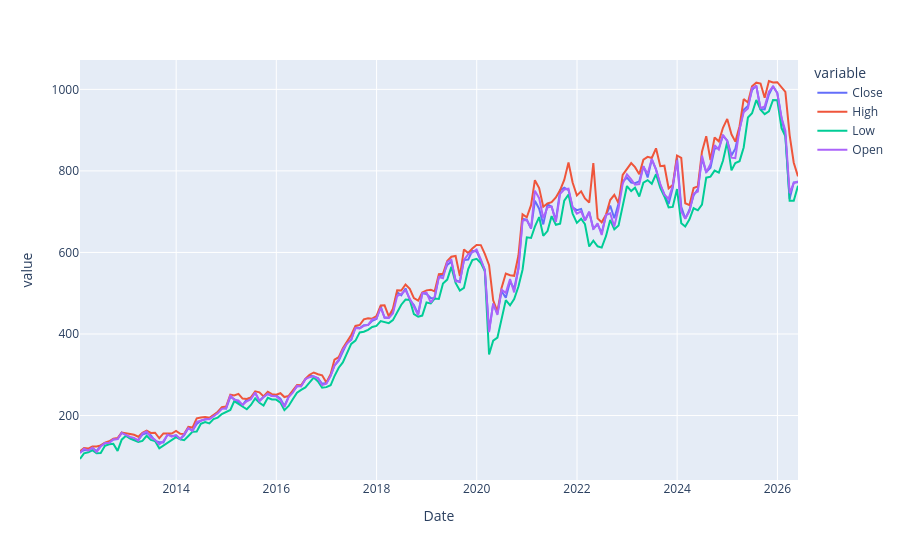

This figure's notebook cell:
### Code cell
monthly[['Close','High','Low','Open']].plot()

### Figure 1 — Plotly figure (JSON) as saved in the notebook; plotly's stock layout.template omitted (floating-point values rounded to 4 significant figures; data arrays with more than 128 entries replaced by an {"elided": "..."} marker saying what was removed)
{"data": [{"hovertemplate": "variable=Close<br>Date=%{x}<br>value=%{y}<extra></extra>", "legendgroup": "Close", "line": {"color": "#636efa", "dash": "solid"}, "marker": {"symbol": "circle"}, "mode": "lines", "name": "Close", "orientation": "v", "showlegend": true, "x": {"elided": "173 str values"}, "xaxis": "x", "y": {"elided": "173 float values"}, "yaxis": "y", "type": "scatter"}, {"hovertemplate": "variable=High<br>Date=%{x}<br>value=%{y}<extra></extra>", "legendgroup": "High", "line": {"color": "#EF553B", "dash": "solid"}, "marker": {"symbol": "circle"}, "mode": "lines", "name": "High", "orientation": "v", "showlegend": true, "x": {"elided": "173 str values"}, "xaxis": "x", "y": {"elided": "173 float values"}, "yaxis": "y", "type": "scatter"}, {"hovertemplate": "variable=Low<br>Date=%{x}<br>value=%{y}<extra></extra>", "legendgroup": "Low", "line": {"color": "#00cc96", "dash": "solid"}, "marker": {"symbol": "circle"}, "mode": "lines", "name": "Low", "orientation": "v", "showlegend": true, "x": {"elided": "173 str values"}, "xaxis": "x", "y": {"elided": "173 float values"}, "yaxis": "y", "type": "scatter"}, {"hovertemplate": "variable=Open<br>Date=%{x}<br>value=%{y}<extra></extra>", "legendgroup": "Open", "line": {"color": "#ab63fa", "dash": "solid"}, "marker": {"symbol": "circle"}, "mode": "lines", "name": "Open", "orientation": "v", "showlegend": true, "x": {"elided": "173 str values"}, "xaxis": "x", "y": {"elided": "173 float values"}, "yaxis": "y", "type": "scatter"}], "layout": {"xaxis": {"anchor": "y", "domain": [0.0, 1.0], "title": {"text": "Date"}}, "yaxis": {"anchor": "x", "domain": [0.0, 1.0], "title": {"text": "value"}}, "legend": {"title": {"text": "variable"}, "tracegroupgap": 0}, "margin": {"t": 60}}}
